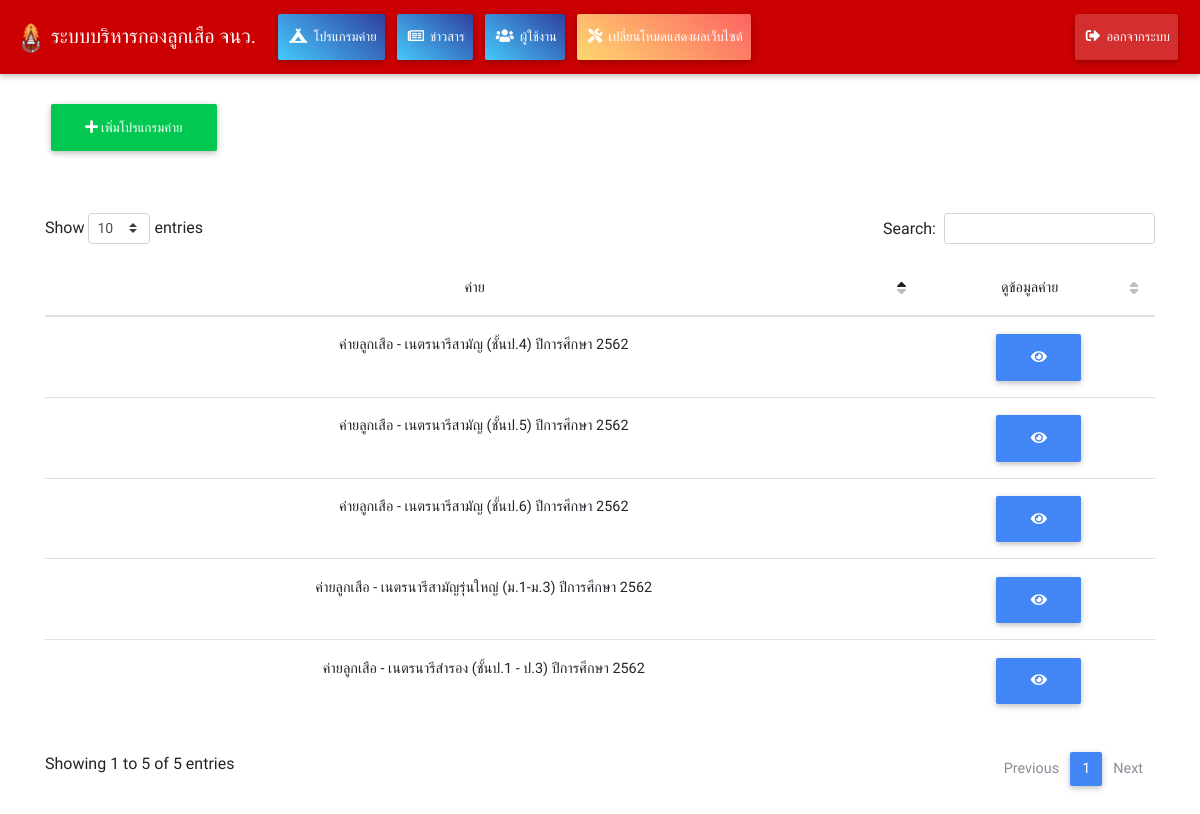
The app's page /admin/camps.php (signed in) with its own data.
### tables this page shows
CREATE TABLE `camps` (
  `id` int(10) NOT NULL,
  `camp_name` varchar(250) NOT NULL,
  `camp_start` date NOT NULL,
  `camp_end` date NOT NULL,
  `created_date` datetime NOT NULL,
  `camp_semester` int(10) NOT NULL,
  `camp_year` int(10) NOT NULL
);

### admin/camps.php (the view, shortened to what this page needs)
<?php
  include 'functions.php';
  include 'header.php';
  include 'menu.php';
?>
<br>
<div class="container">
<button type="button" class="btn btn-success btn-rounded" data-toggle="modal" data-target="#addcamp"><i class="fas fa-plus"></i> เพิ่มโปรแกรมค่าย</button><br><br>
  <br>
<?php
    $sql = "select * from camps";
    $qry = mysqli_query($con,$sql);
    $count = mysqli_num_rows($qry);
    ?>
<?php if($count == 0): ?>
<div class="card danger-color-dark text-white text-center">
  <div class="card-body">
  <i class="fas fa-times"></i> ไม่มีโปรแกรมค่าย
  </div></div>
<?php else: ?>
  <div class="table-responsive">
<table class="table" id="viewcamps">
    <thead class="text-center">
        <th>ค่าย</th>
        <th>ดูข้อมูลค่าย</th>
    </thead>
    <tbody>
    <?php  while($show = mysqli_fetch_array($qry)){ ?>
        <tr>
            <td class="text-center"><?php echo $show['camp_name']; ?></td>
            <td class="text-center"><a class="btn btn-primary btn-rounded" href="javascript:void(0)" onclick="location.href='view_camp?id=<?php echo $show['id']; ?>'"><i class="fas fa-eye"></i></a></td>
        </tr>
    <?php } ?>
    </tbody>
</table>
  </div>
<?php endif ?>
</div>
<?php include 'footer.php'; ?>

### admin/header.php (style rules this page uses)
html,body { font-family: 'Mitr', sans-serif; }

### records on screen
camps: camp_name "ค่ายลูกเสือ - เนตรนารีสามัญ (ชั้นป.6) ปีการศึกษา 2562"
camps: camp_name "ค่ายลูกเสือ - เนตรนารีสามัญรุ่นใหญ่ (ม.1-ม.3) ปีการศึกษา 2562"
camps: camp_name "ค่ายลูกเสือ - เนตรนารีสำรอง (ชั้นป.1 - ป.3) ปีการศึกษา 2562"
camps: camp_name "ค่ายลูกเสือ - เนตรนารีสามัญ (ชั้นป.5) ปีการศึกษา 2562"
camps: camp_name "ค่ายลูกเสือ - เนตรนารีสามัญ (ชั้นป.4) ปีการศึกษา 2562"
